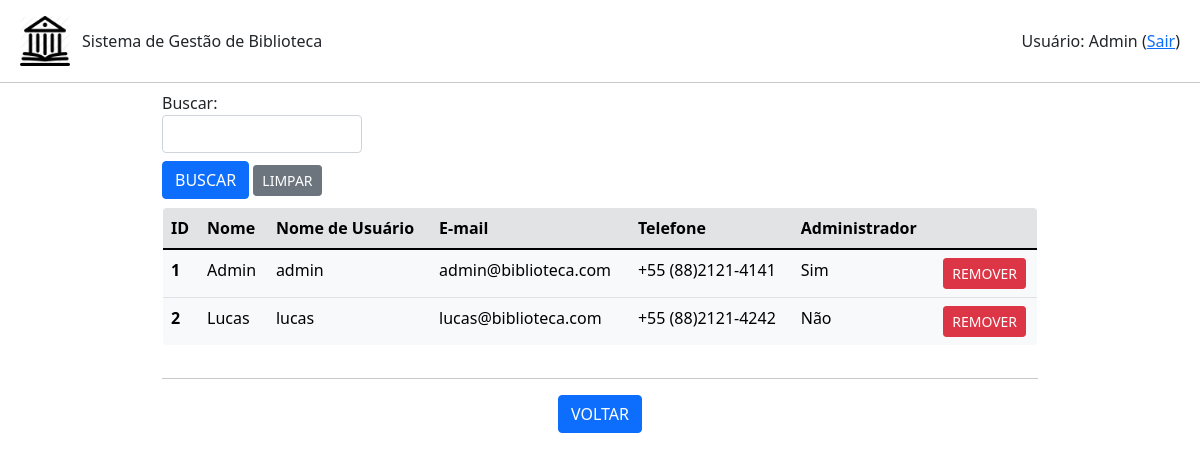
Before: /usuario/listar (signed in) with the older database file.
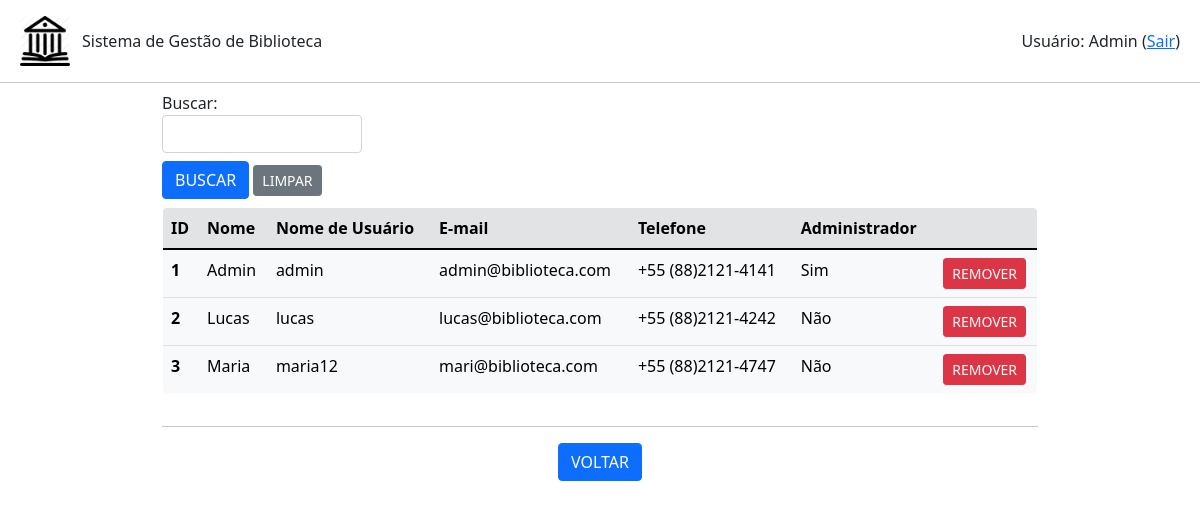
After: the same page with the newer database file.
### usuario.py (models this page shows, shortened)
class Usuario(db.Model):
    id = db.Column(db.Integer, primary_key=True)
    nome = db.Column(db.String(200), unique=False, nullable=False)
    username = db.Column(db.String(80), unique=True, nullable=False)
    email = db.Column(db.String(120), unique=True, nullable=False)
    telefone = db.Column(db.String(20),unique=False, nullable=False)
    senha = db.Column(db.String(80), unique=False, nullable=False)
    admin = db.Column(db.Boolean(), default=False)
    emprestimo = db.relationship('Emprestimo', backref='usuario', lazy=True)

### app.py (the view, shortened to what this page needs)
@app.route('/usuario/listar', methods=['POST','GET'])
def listar_usuarios():
    if session.get('autenticado',False)==False:
        flash(u'Login necessário!', category='warning')
        return(redirect(url_for('login')))
    if session['admin'] == True:
        form = BuscaForm()
        usuarios = Usuario.query.order_by(Usuario.nome).all()
        return(render_template('usuarios.html', usuarios=usuarios, form=form, action=url_for('listar_usuarios')))
    flash(u'Apenas administradores podem listar os usuários cadastrados!', category='warning')
    return (redirect(url_for('root')))

### formBusca.py
class BuscaForm(FlaskForm):
    campo = StringField('Buscar: ', validators=[DataRequired()])
    enviar = SubmitField('BUSCAR')

### templates/usuarios.html (shortened to what this page needs)
{% extends "base.html" %}
{% block conteudo %}
<div class="container-fluid mx-auto mb-1" style="width: 75%; max-height: 100vh;">
    {% from 'bootstrap/form.html' import render_field %}
    <form method="post">
        <div class="mt-2" style="width: 200px;">
            {{ render_field(form.campo) }}
        </div>
        <div class="mt-2 mb-2">
            {{ render_field(form.enviar, button_style="primary", button_size="sm") }}
            <a class="btn btn-secondary btn-sm" href="{{url_for('listar_usuarios')}}" role="button">LIMPAR</a>
        </div>
    </form>
    <div style="max-height: 60vh; overflow-y: auto;">
        <table class=" table table-light border rounded-3" style="overflow: hidden;">
            <thead>
            <tr class="table-secondary">
                <th scope="col">ID</th>
                <th scope="col">Nome</th>
                <th scope="col">Nome de Usuário</th>
                <th scope="col">E-mail</th>
                <th scope="col">Telefone</th>
                <th scope="col">Administrador</th>
                <th scope="col"></th>
            </tr>
            </thead>
            <tbody>
                {% for usuario in usuarios %}
                    <tr>
                        <th scope="row">{{usuario.id}}</th>
                        <td>{{usuario.nome}}</td>
                        <td>{{usuario.username}}</td>
                        <td>{{usuario.email}}</td>
                        <td>{{usuario.telefone}}</td>
                        {% if usuario.admin == True %}
                            <td>Sim</td>
                        {% else %}
                            <td>Não</td>
                        {% endif %}
                        <td class="text-center"><a class="btn btn-danger btn-sm" href="{{url_for('remover_usuario', id_usuario=usuario.id)}}" role="button">REMOVER</a></td>
                    </tr>
                {% endfor %}
            </tbody>
        </table>
    </div>
    <hr>
    <div class="row text-center">
        <div class="col mr-1">
            <a class="btn btn-primary" href="{{url_for('root')}}" role="button">VOLTAR</a>
        </div>
    </div>
</div>
{% endblock %}

Changed rows visible on the page:
added Usuario: id "3", nome "Maria", username "maria12", email "mari@biblioteca.com", telefone "+55 (88)2121-4747", admin "Não"
